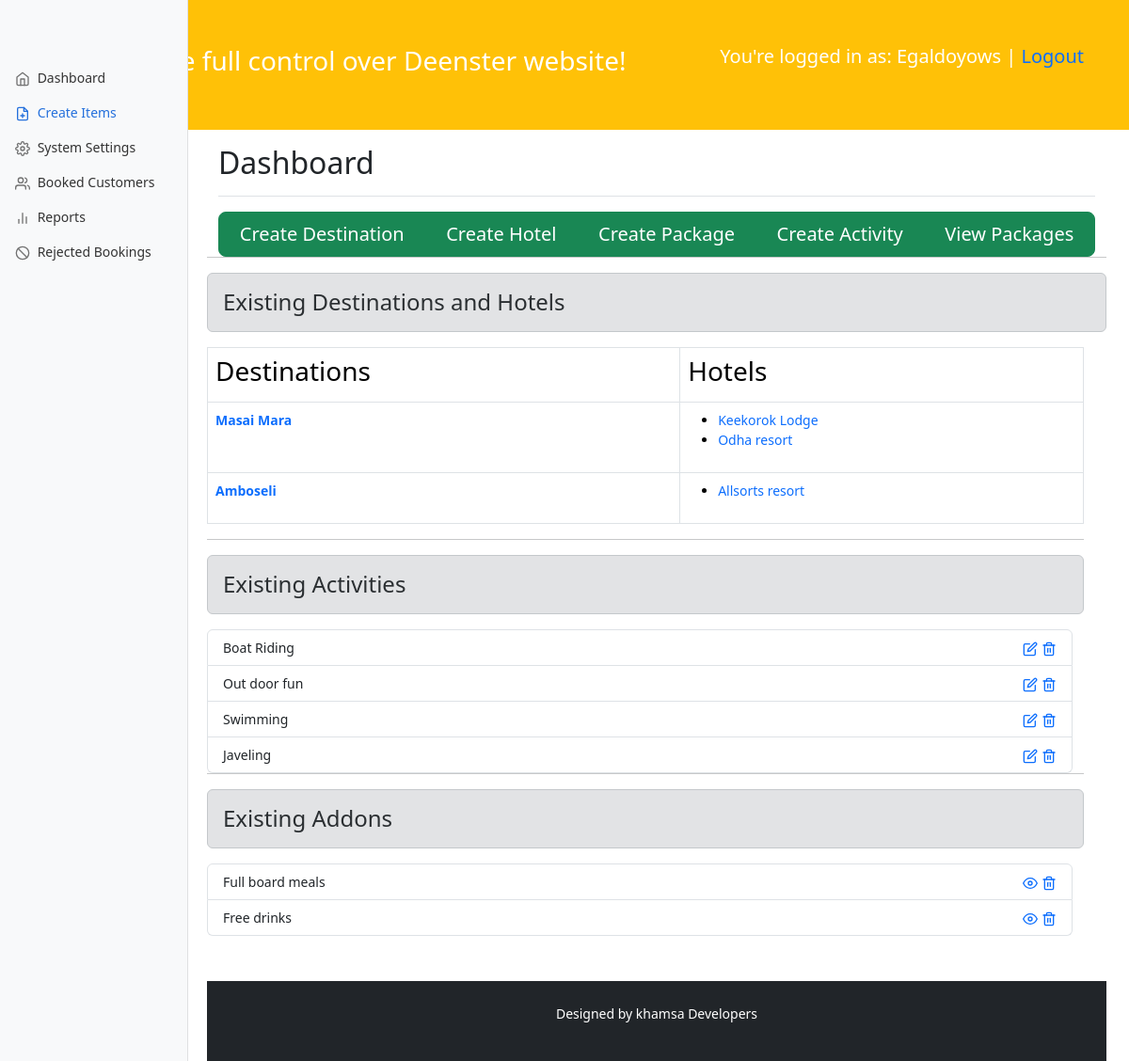
/auth/manage/ (signed in), run on the app's committed database.
### main/models.py (models this page shows, shortened)
class Desination(models.Model):
    des_name = models.CharField(max_length=30)
    cover_image = models.ImageField(upload_to="img/", blank=True)
    desc = models.TextField()

class Hotel(models.Model):
    cover_image=models.ImageField(upload_to="img/", blank=True)
    name = models.CharField(max_length=30)
    dest_id =models.ForeignKey(Desination,on_delete=models.CASCADE)
    desc = models.TextField()

class Activity(models.Model):
    activity_name= models.CharField(max_length=50)
    activity_desc=models.TextField()

class Addon(models.Model):
    addon= models.CharField(max_length=200,blank=True)

### auth/views.py (the view)
# urls.py: path('manage/', views.manage_view, name="manage"),
@login_required
def manage_view(request):
    destinations = Desination.objects.all()
    activities=Activity.objects.all()
    addons=Addon.objects.all()
    destination_list = []
    for destination in destinations:
        hotels = Hotel.objects.filter(dest_id=destination)
        destination_data = {
            'destination': destination,
            'hotels': hotels,
        }
        destination_list.append(destination_data)
    context = {
        'destination_list': destination_list,
        'activites': activities,
        'addons':addons
    }
    return render(request, 'registration/manage.html', context)

### templates/registration/manage.html (shortened to what this page needs)
{% extends 'admin-base.html' %}
{% load static %}
{%load humanize %}
{% block items %}
active
{% endblock items %}
{% block content %}
<div class="btn-group btn-group-lg">
    <a href="{% url 'dest-create' %}" class="btn btn-success" >Create Destination</a>
    <a href="{% url 'hotel-create' %}" class="btn btn-success" >Create Hotel</a>
    <a href="{% url 'package-create' %}" class="btn btn-success" >Create Package</a>
    <a href="{% url 'activity-create' %}" class="btn btn-success" >Create Activity</a>
    <a href="{% url 'package-manager'%}" class="btn btn-success" >View Packages</a>
  </div>
  <hr>
      <h4 class="alert alert-secondary">Existing Destinations and Hotels</h4>
  <div class="row">
    <table class="table table-bordered">
      <thead>
        <tr>
          <th><h3>Destinations</h3></th>
          <th><h3>Hotels</h3></th>
        </tr>
      </thead>
      <tbody>
        {% for destination_data in destination_list %}
        <tr>
          <td><strong><a style="text-decoration: none;" href="{% url 'single-dest'%}?id={{destination_data.destination.id}}"> {{ destination_data.destination.des_name }}</a> </strong></td>
          <td>
            <ul>
              {% for hotel in destination_data.hotels %}
              <li><a style="text-decoration: none;" href="{% url 'single-hotel'%}?id={{hotel.id}}"> {{ hotel.name }}</a></li>
              {% endfor %}
            </ul>
          </td>
        </tr>
        {% endfor %}
      </tbody>
    </table>
    <hr>
    <h4 class="alert alert-secondary">Existing Activities</h4>
    <ul class="list-group">
      {% for activity in activites %}
      <li class="list-group-item">{{activity.activity_name}}
        <div class="float-end">
          <a  data-bs-toggle="tooltip" title="Edit"  href="{% url 'activity-edit'%}?id={{activity.id}}"><i  data-feather="edit">  </i></a>
           <a  data-bs-toggle="tooltip" title="Delete" href="#"><i  data-feather="trash-2"></i></a>
           </div>
      </li>
      {% endfor %}
    </ul>
    <hr>
    <h4 class="alert alert-secondary">Existing Addons</h4>
    <ul class="list-group">
      {% for addon in addons %}
      <li class="list-group-item">{{addon.addon}}
        <div class="float-end">
         <a  data-bs-toggle="tooltip" title="Edit"  href="#"><i  data-feather="eye">  </i></a>
          <a  data-bs-toggle="tooltip" title="Delete" href="#"><i  data-feather="trash-2"></i></a>
          </div>
        </li>
      {% endfor %}
    </ul>
  </div>
{% endblock content %}

### templates/admin-base.html (shortened to what this page needs)
{% load static%}
<!DOCTYPE html>
<html lang="en">
<head>
  <link href="https://cdn.jsdelivr.net/npm/bootstrap@5.3.2/dist/css/bootstrap.min.css" rel="stylesheet">
  <link href="{% static 'assets/dist/css/bootstrap.min.css'%}" rel="stylesheet">
<link href="{% static 'dashboard.css' %}" rel="stylesheet">
</head>
<body>
<div class="p-5 bg-warning text-white text-center">
  <h5 class="float-end">You're logged in as: {{user.username | capfirst}} | <a style="text-decoration: none;" href="{% url 'logout' %}">Logout</a></h5>
  <h3>Take full control over Deenster website!</h3>
</div>
<div class="container-fluid">
  <main class="col-md-9 ms-sm-auto col-lg-10 px-md-4">
    <div class="d-flex justify-content-between flex-wrap flex-md-nowrap align-items-center pt-3 pb-2 mb-3 border-bottom">
      <h1 class="h2">Dashboard</h1>
    </div>
  <div class="row">
    <nav id="sidebarMenu" class="col-md-3 col-lg-2 d-md-block bg-light sidebar collapse">
      <div class="position-sticky pt-3 sidebar-sticky">
        <ul class="nav flex-column">
          <li class="nav-item">
            <a class="nav-link {% block dash %}  {% endblock dash %} " aria-current="page" href="{% url 'home' %}">
              <span data-feather="home" class="align-text-bottom"></span>
              Dashboard
            </a>
          </li>
          <li class="nav-item">
            <a class="nav-link {% block items %}  {% endblock items %}" href="{% url 'manage' %}">
              <span data-feather="file-plus" class="align-text-bottom"></span>
              Create Items
            </a>
          </li>
          <li class="nav-item">
            <a class="nav-link {% block settings %}  {% endblock settings %}" href="#">
              <span data-feather="settings" class="align-text-bottom"></span>
              System Settings
            </a>
          </li>
          <li class="nav-item ">
            <a class="nav-link {% block booked %}  {% endblock booked %}" href="{% url 'booked' %}">
              <span data-feather="users" class="align-text-bottom"></span>
              Booked Customers
            </a>
          </li>
          <li class="nav-item ">
            <a class="nav-link {% block reports %}  {% endblock reports %}" href="#">
              <span data-feather="bar-chart-2" class="align-text-bottom"></span>
              Reports
            </a>
          </li>
          <li class="nav-item ">
            <a class="nav-link {% block rejected %}  {% endblock rejected %}" href="{% url 'rejected' %}">
              <span data-feather="slash" class="align-text-bottom"></span>
              Rejected Bookings
            </a>
          </li>
        </ul>
      </div>
    </nav>
{% block content%}
{% endblock content %}
<div class="mt-5 p-4 bg-dark text-white text-center">
    <p>Designed by khamsa Developers</p>
  </div>
  </body>
  </html>

### static/dashboard.css (style rules this page uses)
body { font-size: .875rem; }
.feather { width: 16px; height: 16px; }
.sidebar { position: fixed; top: 0; bottom: 0; left: 0; z-index: 100; padding: 48px 0 0; box-shadow: inset -1px 0 0 rgba(0, 0, 0, .1); }
.sidebar-sticky { height: calc(100vh - 48px); overflow-x: hidden; overflow-y: auto; }
.sidebar .nav-link { font-weight: 500; color: #333; }
.sidebar .nav-link .feather { margin-right: 4px; color: #727272; }
.sidebar .nav-link.active { color: #2470dc; }
.sidebar .nav-link:hover .feather, .sidebar .nav-link.active .feather { color: inherit; }

### data on the page
Desination: destination.des_name "Masai Mara"
Hotel: name "Keekorok Lodge"
Hotel: name "Odha resort"
Desination: destination.des_name "Amboseli"
Hotel: name "Allsorts resort"
Activity: activity_name "Boat Riding"
Activity: activity_name "Out door fun"
Activity: activity_name "Swimming"
Activity: activity_name "Javeling"
Addon: addon "Full board meals"
Addon: addon "Free drinks"

### other printed values
{{ user.username | capfirst }} "Egaldoyows"
